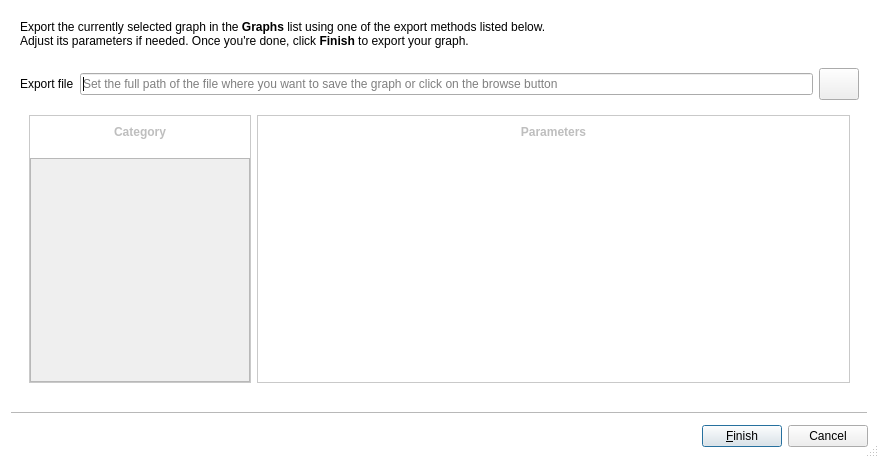
<?xml version="1.0" encoding="UTF-8"?>
<ui version="4.0">
 <class>ExportWizard</class>
 <widget class="QWizard" name="ExportWizard">
  <property name="geometry">
   <rect>
    <x>0</x>
    <y>0</y>
    <width>879</width>
    <height>458</height>
   </rect>
  </property>
  <property name="windowTitle">
   <string>Export</string>
  </property>
  <property name="windowIcon">
   <iconset>
    <normaloff>:/talipot/gui/icons/logo32x32.png</normaloff>:/talipot/gui/icons/logo32x32.png</iconset>
  </property>
  <property name="styleSheet">
   <string notr="true">QWizard {
background-color: white;
}
QListView, QListWidget {
background-color: white;
border: 0px;
}

QListWidget::item {
padding: 6px;
}

#categoryFrame,#parametersFrame,#algorithmFrame {
border: 1px solid #C9C9C9;
background-color: white;
}

#categoryLabel,#parametersLabel,#algorithmLabel {
background-color: qlineargradient(spread:pad, x1:0, y1:0, x2:0, y2:1,
stop:1 rgba(0,0,0,0),
stop:0 #F0F0F0);
border: 0px;
}</string>
  </property>
  <property name="sizeGripEnabled">
   <bool>true</bool>
  </property>
  <property name="modal">
   <bool>true</bool>
  </property>
  <property name="options">
   <set>QWizard::ExtendedWatermarkPixmap|QWizard::HaveFinishButtonOnEarlyPages|QWizard::NoBackButtonOnStartPage</set>
  </property>
  <property name="titleFormat">
   <enum>Qt::RichText</enum>
  </property>
  <property name="subTitleFormat">
   <enum>Qt::RichText</enum>
  </property>
  <widget class="QWizardPage" name="choosePluginPage">
   <property name="title">
    <string/>
   </property>
   <attribute name="pageId">
    <string notr="true">0</string>
   </attribute>
   <layout class="QVBoxLayout" name="verticalLayout_3">
    <item>
     <widget class="QLabel" name="label">
      <property name="text">
       <string>&lt;html&gt;&lt;head/&gt;&lt;body&gt;&lt;p&gt;Export the currently selected graph in the &lt;span style=&quot; font-weight:600;&quot;&gt;Graphs&lt;/span&gt; list using one of the export methods listed below.&lt;br/&gt;Adjust its parameters if needed. Once you're done, click &lt;span style=&quot; font-weight:600;&quot;&gt;Finish&lt;/span&gt; to export your graph.&lt;br/&gt;&lt;/p&gt;&lt;/body&gt;&lt;/html&gt;</string>
      </property>
      <property name="wordWrap">
       <bool>true</bool>
      </property>
     </widget>
    </item>
    <item>
     <layout class="QHBoxLayout" name="horizontalLayout_2">
      <item>
       <widget class="QLabel" name="exportFileLabel">
        <property name="text">
         <string>Export file</string>
        </property>
       </widget>
      </item>
      <item>
       <widget class="ClearableLineEdit" name="pathEdit">
        <property name="toolTip">
         <string>Set the full path of the file where you want to save the graph or click on the browse button</string>
        </property>
        <property name="placeholderText">
         <string>Set the full path of the file where you want to save the graph or click on the browse button</string>
        </property>
       </widget>
      </item>
      <item>
       <widget class="QPushButton" name="browseButton">
        <property name="minimumSize">
         <size>
          <width>32</width>
          <height>32</height>
         </size>
        </property>
        <property name="toolTip">
         <string>Choose the export file location</string>
        </property>
        <property name="icon">
         <iconset>
          <normaloff>:/talipot/app/icons/16/document-open.png</normaloff>:/talipot/app/icons/16/document-open.png</iconset>
        </property>
       </widget>
      </item>
     </layout>
    </item>
    <item>
     <widget class="QFrame" name="algFrame">
      <property name="enabled">
       <bool>false</bool>
      </property>
      <layout class="QHBoxLayout" name="horizontalLayout">
       <item>
        <widget class="QFrame" name="categoryFrame">
         <property name="sizePolicy">
          <sizepolicy hsizetype="Preferred" vsizetype="Preferred">
           <horstretch>30</horstretch>
           <verstretch>0</verstretch>
          </sizepolicy>
         </property>
         <layout class="QVBoxLayout" name="leftLayout">
          <property name="spacing">
           <number>10</number>
          </property>
          <property name="leftMargin">
           <number>0</number>
          </property>
          <property name="topMargin">
           <number>0</number>
          </property>
          <property name="rightMargin">
           <number>0</number>
          </property>
          <property name="bottomMargin">
           <number>0</number>
          </property>
          <item>
           <widget class="QLabel" name="categoryLabel">
            <property name="minimumSize">
             <size>
              <width>0</width>
              <height>32</height>
             </size>
            </property>
            <property name="text">
             <string>&lt;b&gt;Category&lt;/b&gt;</string>
            </property>
            <property name="alignment">
             <set>Qt::AlignCenter</set>
            </property>
           </widget>
          </item>
          <item>
           <widget class="QTreeView" name="exportModules">
            <property name="styleSheet">
             <string notr="true"> QTreeView::branch {
 border-image: url(none.png) 0;
 }

 QTreeView::branch:has-children:!has-siblings:closed,
 QTreeView::branch:closed:has-children:has-siblings {
         border-image: none;
         image: url(:/talipot/gui/ui/right_arrow-black.png);
 }

 QTreeView::branch:open:has-children:!has-siblings,
 QTreeView::branch:open:has-children:has-siblings  {
         border-image: none;
         image: url(:/talipot/gui/ui/down_arrow-black.png);
 }</string>
            </property>
            <property name="frameShadow">
             <enum>QFrame::Plain</enum>
            </property>
            <property name="lineWidth">
             <number>0</number>
            </property>
            <property name="headerHidden">
             <bool>true</bool>
            </property>
           </widget>
          </item>
         </layout>
        </widget>
       </item>
       <item>
        <widget class="QFrame" name="rightFrame">
         <property name="sizePolicy">
          <sizepolicy hsizetype="Preferred" vsizetype="Preferred">
           <horstretch>80</horstretch>
           <verstretch>0</verstretch>
          </sizepolicy>
         </property>
         <property name="frameShape">
          <enum>QFrame::NoFrame</enum>
         </property>
         <property name="frameShadow">
          <enum>QFrame::Raised</enum>
         </property>
         <layout class="QVBoxLayout" name="verticalLayout">
          <property name="leftMargin">
           <number>0</number>
          </property>
          <property name="topMargin">
           <number>0</number>
          </property>
          <property name="rightMargin">
           <number>0</number>
          </property>
          <property name="bottomMargin">
           <number>0</number>
          </property>
          <item>
           <widget class="QSplitter" name="splitter">
            <property name="orientation">
             <enum>Qt::Vertical</enum>
            </property>
            <property name="handleWidth">
             <number>1</number>
            </property>
            <property name="childrenCollapsible">
             <bool>false</bool>
            </property>
            <widget class="QFrame" name="parametersFrame">
             <layout class="QVBoxLayout" name="rLayout2">
              <property name="spacing">
               <number>10</number>
              </property>
              <property name="leftMargin">
               <number>0</number>
              </property>
              <property name="topMargin">
               <number>0</number>
              </property>
              <property name="rightMargin">
               <number>0</number>
              </property>
              <property name="bottomMargin">
               <number>0</number>
              </property>
              <item>
               <widget class="QLabel" name="parametersLabel">
                <property name="minimumSize">
                 <size>
                  <width>0</width>
                  <height>32</height>
                 </size>
                </property>
                <property name="text">
                 <string>&lt;b&gt;Parameters&lt;b&gt;</string>
                </property>
                <property name="alignment">
                 <set>Qt::AlignCenter</set>
                </property>
               </widget>
              </item>
              <item>
               <widget class="QTableView" name="parametersList">
                <property name="styleSheet">
                 <string notr="true">QHeaderView::section {
background-color: white;
color: black;
padding-left: 4px;
padding-right: 4px;
margin-bottom: -1px;
border: 1px solid #C9C9C9;
border-bottom: 0px;
font: bold 12px;
}
QHeaderView {
background-color: white;
}
QTableView {
background-color: white;
font: 12px;
}</string>
                </property>
                <property name="frameShape">
                 <enum>QFrame::NoFrame</enum>
                </property>
                <property name="editTriggers">
                 <set>QAbstractItemView::AllEditTriggers</set>
                </property>
                <property name="alternatingRowColors">
                 <bool>true</bool>
                </property>
                <property name="selectionMode">
                 <enum>QAbstractItemView::SingleSelection</enum>
                </property>
                <attribute name="horizontalHeaderVisible">
                 <bool>false</bool>
                </attribute>
                <attribute name="horizontalHeaderDefaultSectionSize">
                 <number>200</number>
                </attribute>
                <attribute name="horizontalHeaderMinimumSectionSize">
                 <number>150</number>
                </attribute>
                <attribute name="horizontalHeaderStretchLastSection">
                 <bool>true</bool>
                </attribute>
                <attribute name="verticalHeaderVisible">
                 <bool>true</bool>
                </attribute>
               </widget>
              </item>
             </layout>
            </widget>
           </widget>
          </item>
         </layout>
        </widget>
       </item>
      </layout>
     </widget>
    </item>
   </layout>
  </widget>
 </widget>
 <customwidgets>
  <customwidget>
   <class>ClearableLineEdit</class>
   <extends>QLineEdit</extends>
   <header location="global">talipot/ClearableLineEdit.h</header>
  </customwidget>
 </customwidgets>
 <resources/>
 <connections>
  <connection>
   <sender>ExportWizard</sender>
   <signal>currentIdChanged(int)</signal>
   <receiver>ExportWizard</receiver>
   <slot>updateFinishButton()</slot>
   <hints>
    <hint type="sourcelabel">
     <x>439</x>
     <y>228</y>
    </hint>
    <hint type="destinationlabel">
     <x>439</x>
     <y>228</y>
    </hint>
   </hints>
  </connection>
  <connection>
   <sender>browseButton</sender>
   <signal>clicked()</signal>
   <receiver>ExportWizard</receiver>
   <slot>browseButtonClicked()</slot>
   <hints>
    <hint type="sourcelabel">
     <x>847</x>
     <y>131</y>
    </hint>
    <hint type="destinationlabel">
     <x>439</x>
     <y>228</y>
    </hint>
   </hints>
  </connection>
  <connection>
   <sender>pathEdit</sender>
   <signal>textChanged(QString)</signal>
   <receiver>ExportWizard</receiver>
   <slot>pathChanged(QString)</slot>
   <hints>
    <hint type="sourcelabel">
     <x>418</x>
     <y>131</y>
    </hint>
    <hint type="destinationlabel">
     <x>439</x>
     <y>228</y>
    </hint>
   </hints>
  </connection>
 </connections>
 <slots>
  <slot>groupSelected(QString)</slot>
  <slot>algorithmSelected(QString)</slot>
  <slot>updateFinishButton()</slot>
  <slot>pathChanged(QString)</slot>
  <slot>browseButtonClicked()</slot>
 </slots>
</ui>
